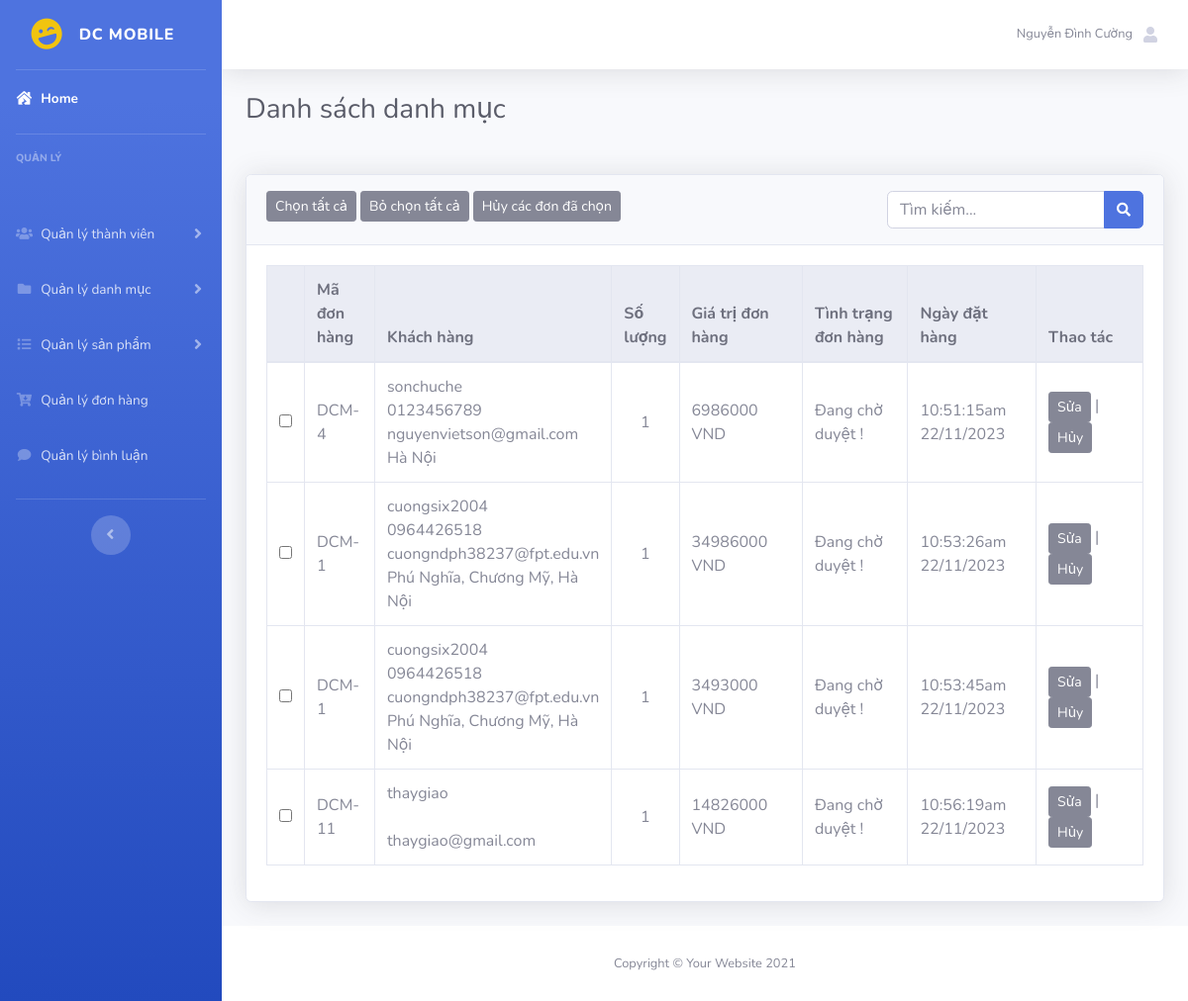
/admin/index.php?act=listdh (signed in), run on an earlier commit of the app's database.
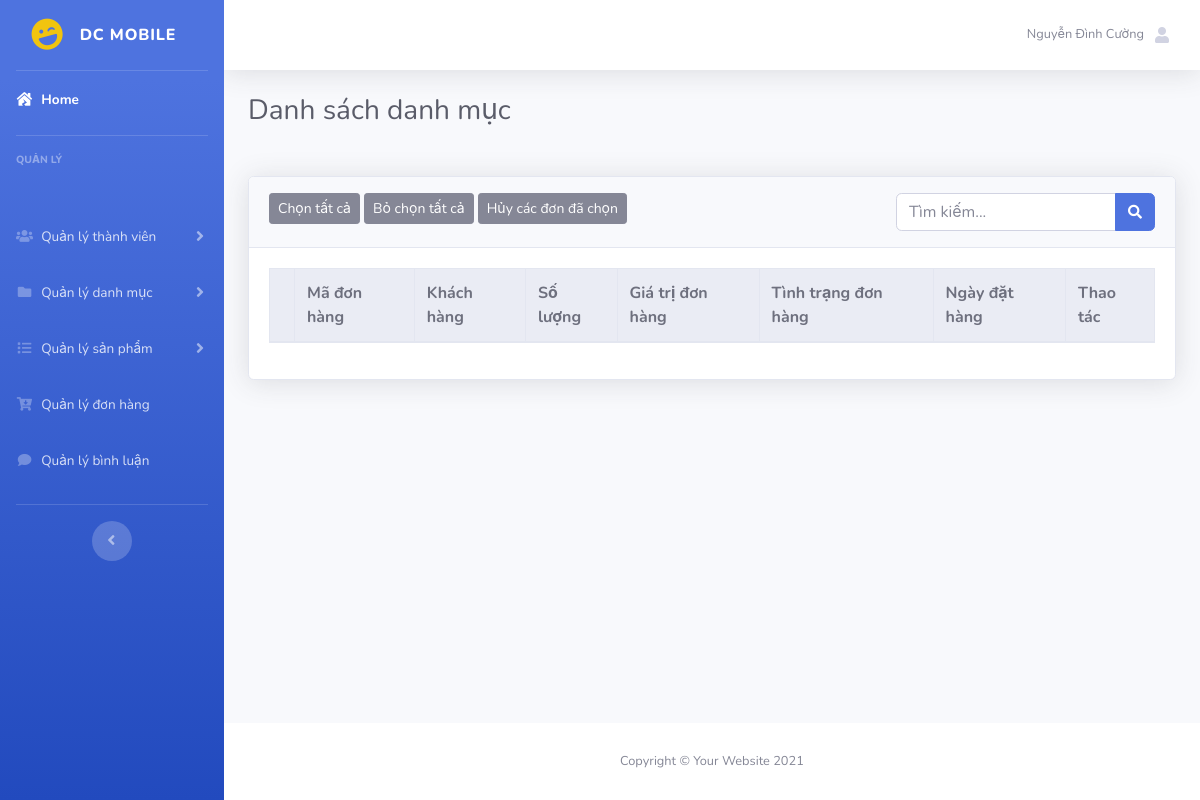
And on a later commit of the database.
### tables this page shows
CREATE TABLE `donhang` (
  `id` int(11) NOT NULL,
  `idtaikhoan` int(5) NOT NULL,
  `ngaydathang` datetime NOT NULL,
  `diachinhan` varchar(255) NOT NULL,
  `sodienthoainhan` varchar(20) NOT NULL,
  `phuongthuctt` tinyint(1) NOT NULL COMMENT '0. thanh toán khi nhận hàng 1. Chuyển khoản',
  `trangthai` tinyint(1) NOT NULL COMMENT '0. chưa duyệt 1.Đã duyệt '
);

CREATE TABLE `taikhoan` (
  `id` int(5) NOT NULL,
  `hovaten` varchar(50) DEFAULT NULL,
  `tendangnhap` varchar(50) NOT NULL,
  `matkhau` varchar(50) NOT NULL,
  `email` varchar(255) NOT NULL,
  `sodienthoai` varchar(20) DEFAULT NULL,
  `diachi` varchar(255) DEFAULT NULL,
  `role` tinyint(5) NOT NULL DEFAULT 0
);

### model/pdo.php (called while the page is built, shortened)
<?php
function pdo_get_connection(){
    $servername = "localhost";
    $username = "root";
    $password = "";
    try {
        $conn = new PDO("mysql:host=$servername;dbname=du_an_1", $username, $password);
        $conn->setAttribute(PDO::ATTR_ERRMODE, PDO::ERRMODE_EXCEPTION);
        return $conn;
    } catch(PDOException $e) {
        echo "Connection failed: " . $e->getMessage();
    }
}
function pdo_query($sql){
    $sql_args=array_slice(func_get_args(),1);
    try{
        $conn=pdo_get_connection();
        $stmt=$conn->prepare($sql);
        $stmt->execute($sql_args);
        $rows=$stmt->fetchAll();
        return $rows;
    }
    catch(PDOException $e){
        throw $e;
    }
    finally{
        unset($conn);
    }
}
?>

### model/donhang.php (called while the page is built, shortened)
<?php
    function load_all_dh($kyw){
        $query="SELECT donhang.*, taikhoan.* FROM donhang INNER JOIN taikhoan ON donhang.idtaikhoan=taikhoan.id WHERE 1";
        $query .=" ORDER BY donhang.id asc";
        return pdo_query($query);
    }
?>

### admin/donhang/list.php (the view, shortened to what the changed rows need)
<div class="container-fluid">
                   <h1 class="h3 mb-2 text-gray-800 mb-5">Danh sách danh mục</h1>
                   <div class="card shadow mb-4">
                       <div class="card-body">
                           <div class="table-responsive">
                               <table class="table table-bordered" width="100%" cellspacing="0">
                                   <thead class="thead-light">
                                       <tr>
                                           <th></th>
                                           <th>Mã đơn hàng</th>
                                           <th>Khách hàng</th>
                                           <th>Số lượng</th>
                                           <th>Giá trị đơn hàng</th>
                                           <th>Tình trạng đơn hàng</th>
                                           <th>Ngày đặt hàng</th>
                                           <th>Thao tác</th>
                                       </tr>
                                   </thead>
                                   <tbody>
                                       <?php
                                       foreach ($listdh as $dh) {
                                           extract($dh);
                                           if($trangthai==0) $trangthai="Đang chờ duyệt !";
                                           else $trangthai="Đã duyệt đơn !";
                                           echo '<tr>
                                                   <td class="text-center align-middle"><input type="checkbox" name="select" id=""></td>
                                                   <td class="col-1 align-middle">DCM-'.$id.'</td>
                                                   <td class="col-3 align-middle">
                                                       '.$tendangnhap.' <br>
                                                       '.$sodienthoai.' <br>
                                                       '.$email.' <br>
                                                       '.$diachi.'
                                                   </td>
                                                   <td class="text-center align-middle">1</td>
                                                   <td  class="col-2 align-middle">'.$tongtien.' VND</td>
                                                   <td  class="col-2 align-middle">'.$trangthai.'</td>
                                                   <td class="col-2 align-middle">'.$ngaydathang.'</td>
                                                   <td class="col-2 align-middle"><a href="?act=suadh&id='.$id.'"><button class="btn btn-secondary btn-sm">Sửa</button></a> |
                                                       <a href="?act=xoadh&id='.$id.'"><button class="btn btn-secondary btn-sm">Hủy</button></a></td>
                                               </tr>';
                                       }
                                       ?>
                                   </tbody>
                               </table>
                           </div>
                       </div>
                   </div>
               </div>

What changed in the data, as far as the page shows it:
removed donhang: idtaikhoan "4", idtaikhoan.tendangnhap "sonchuche", idtaikhoan.sodienthoai "0123456789", idtaikhoan.email "nguyenvietson@gmail.com", idtaikhoan.diachi "Hà Nội", tongtien "6986000", trangthai "Đang chờ duyệt !", ngaydathang "10:51:15am 22/11/2023"
removed donhang: idtaikhoan "1", idtaikhoan.tendangnhap "cuongsix2004", idtaikhoan.sodienthoai "0964426518", idtaikhoan.email "cuongndph38237@fpt.edu.vn", idtaikhoan.diachi "Phú Nghĩa, Chương Mỹ, Hà Nội", tongtien "34986000", trangthai "Đang chờ duyệt !", ngaydathang "10:53:26am 22/11/2023"
removed donhang: idtaikhoan "1", idtaikhoan.tendangnhap "cuongsix2004", idtaikhoan.sodienthoai "0964426518", idtaikhoan.email "cuongndph38237@fpt.edu.vn", idtaikhoan.diachi "Phú Nghĩa, Chương Mỹ, Hà Nội", tongtien "3493000", trangthai "Đang chờ duyệt !", ngaydathang "10:53:45am 22/11/2023"
removed donhang: idtaikhoan "11", idtaikhoan.tendangnhap "thaygiao", idtaikhoan.email "thaygiao@gmail.com", tongtien "14826000", trangthai "Đang chờ duyệt !", ngaydathang "10:56:19am 22/11/2023"
